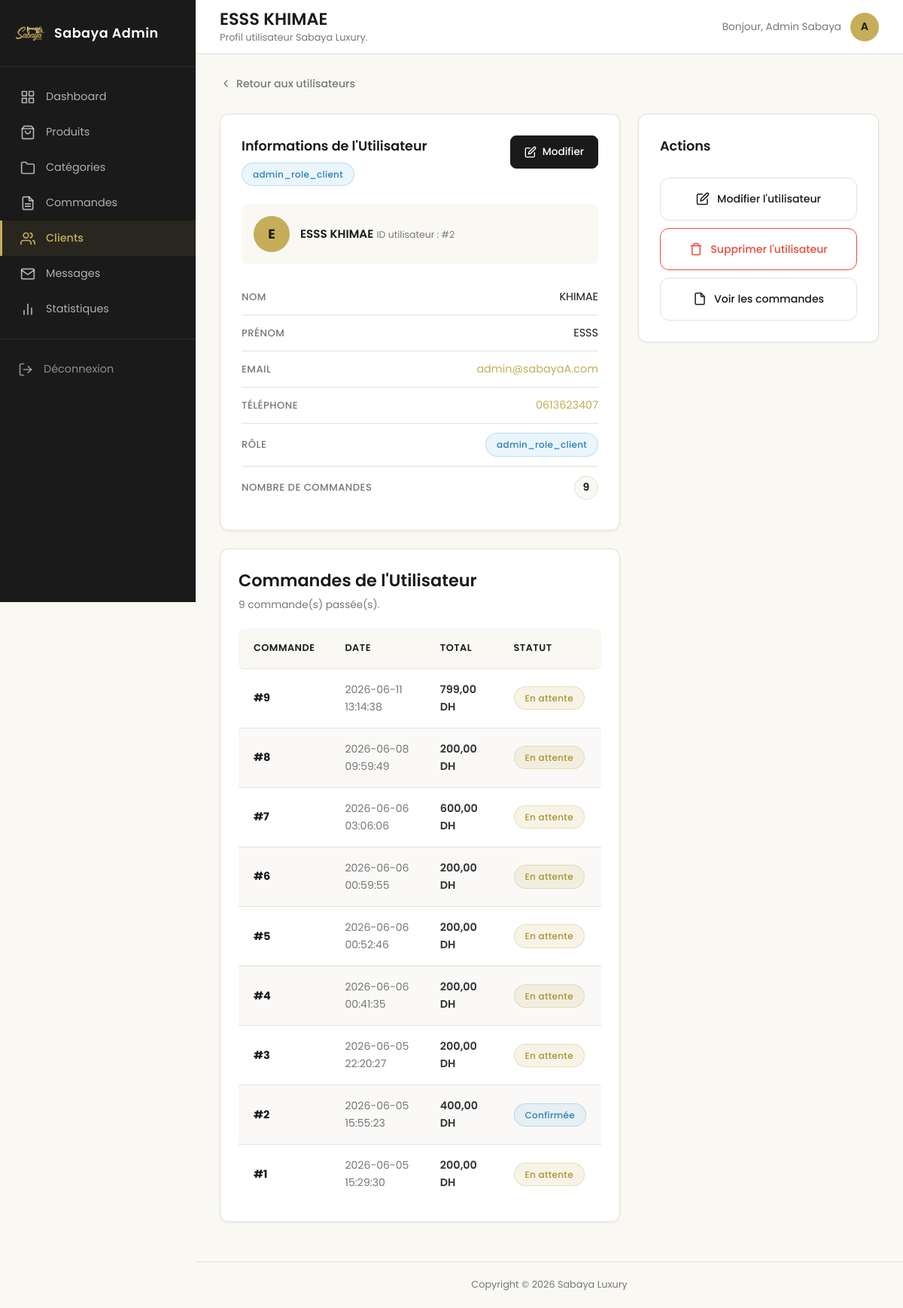
The page /sabaya/admin/users/details.php?id=2 (signed in) on the database its author committed.
### tables this page shows
CREATE TABLE `client` (
  `id_client` int(11) NOT NULL,
  `nom` varchar(100) NOT NULL,
  `prenom` varchar(100) NOT NULL,
  `email` varchar(150) NOT NULL,
  `telephone` varchar(20) NOT NULL,
  `password` varchar(255) NOT NULL,
  `role` enum('admin','client') DEFAULT 'client'
);

CREATE TABLE `commande` (
  `id_commande` int(11) NOT NULL,
  `datecmd` datetime DEFAULT current_timestamp(),
  `statuscmd` varchar(50) DEFAULT 'En attente',
  `id_client` int(11) NOT NULL,
  `total` decimal(10,2) NOT NULL
);

### sabaya/admin/users/details.php (the view, shortened to what the rows shown need)
<?php
require_once '../../models/User.php';
$db = new Database();
$pdo = $db->getConnection();
$userModel = new User($pdo);
$id = (int) $_GET['id'];
$user = $userModel->find($id);
$orderCount = $userModel->getOrderCount($id);
$orders = $userModel->getUserOrders($id);
require_once '../../config/lang.php';
$roleClass = ($user['role'] === 'admin') ? 'role-badge--admin' : 'role-badge--client';
$roleText = ($user['role'] === 'admin') ? t('admin_role_admin') : t('admin_role_client');
?>
<!DOCTYPE html>
<html lang="fr">
<head>
    <link rel="stylesheet" href="../../assets/css/admin.css">
</head>
<body class="admin-dashboard">
    <div class="admin-main-wrapper">
        <header class="admin-top-header">
            <div class="header-title-block">
                <h1><?= htmlspecialchars($user['prenom']) ?> <?= htmlspecialchars($user['nom']) ?></h1>
                <p class="header-subtitle">Profil utilisateur Sabaya Luxury.</p>
            </div>
        </header>
        <main class="admin-content">
            <div class="user-details-grid">
                <div class="user-details-left">
                    <section class="order-info-card" aria-label="Informations de l'utilisateur">
                        <div class="order-info-card-header">
                            <div>
                                <h2>Informations de l'Utilisateur</h2>
                                <span class="role-badge <?= $roleClass ?>"><?= $roleText ?></span>
                            </div>
                        </div>
                        <div class="customer-avatar-block" style="margin-bottom: 20px;">
                            <div class="customer-avatar">
                                <?= strtoupper(substr($user['prenom'] ?? $user['nom'], 0, 1)) ?>
                            </div>
                            <div>
                                <strong class="product-name-text"><?= htmlspecialchars($user['prenom']) ?> <?= htmlspecialchars($user['nom']) ?></strong>
                                <span class="product-ref-text">ID utilisateur : #<?= htmlspecialchars($user['id_client']) ?></span>
                            </div>
                        </div>
                        <dl class="order-info-dl">
                            <div class="order-info-row">
                                <dt>Nom</dt>
                                <dd><?= htmlspecialchars($user['nom']) ?></dd>
                            </div>
                            <div class="order-info-row">
                                <dt>Prénom</dt>
                                <dd><?= htmlspecialchars($user['prenom']) ?></dd>
                            </div>
                            <div class="order-info-row">
                                <dd><a href="mailto:<?= htmlspecialchars($user['email']) ?>" style="word-break:break-all;"><?= htmlspecialchars($user['email']) ?></a></dd>
                            </div>
                            <?php if (!empty($user['telephone'])): ?>
                            <div class="order-info-row">
                                <dt>Téléphone</dt>
                                <dd><a href="tel:<?= htmlspecialchars($user['telephone']) ?>"><?= htmlspecialchars($user['telephone']) ?></a></dd>
                            </div>
                            <?php endif; ?>
                            <div class="order-info-row">
                                <dd><span class="role-badge <?= $roleClass ?>"><?= $roleText ?></span></dd>
                            </div>
                        </dl>
                    </section>
                    <?php if ($orderCount > 0): ?>
                    <section class="products-table-wrapper" aria-label="Commandes de l'utilisateur">
                        <div class="content-header-bar" style="margin-bottom:20px;">
                            <div>
                                <h2>Commandes de l'Utilisateur</h2>
                            </div>
                        </div>
                        <div class="table-responsive">
                            <table class="products-table">
                                <thead>
                                    <tr>
                                        <th scope="col">Commande</th>
                                        <th scope="col">Date</th>
                                        <th scope="col">Total</th>
                                        <th scope="col">Statut</th>
                                    </tr>
                                </thead>
                                <tbody>
                                    <?php foreach ($orders as $order): ?>
                                    <?php
                                    $orderStatusClass = match($order['statuscmd']) {
                                        'En attente' => 'order-badge--pending',
                                        'Confirmée'  => 'order-badge--confirmed',
                                        'Expédiée'   => 'order-badge--shipped',
                                        'Livrée'     => 'order-badge--delivered',
                                        'Annulée'    => 'order-badge--cancelled',
                                        default      => 'order-badge--pending',
                                    };
                                    ?>
                                    <tr>
                                        <td data-label="Commande">
                                            <span class="order-id-cell">#<?= htmlspecialchars($order['id_commande']) ?></span>
                                        </td>
                                        <td data-label="Date">
                                            <span class="order-date-cell"><?= htmlspecialchars($order['datecmd']) ?></span>
                                        </td>
                                        <td data-label="Total" class="product-price-cell">
                                            <?= number_format((float)$order['total'], 2, ',', ' ') ?> DH
                                        </td>
                                        <td data-label="Statut">
                                            <span class="order-badge <?= $orderStatusClass ?>"><?= htmlspecialchars($order['statuscmd']) ?></span>
                                        </td>
                                    </tr>
                                    <?php endforeach; ?>
                                </tbody>
                            </table>
                        </div>
                    </section>
                    <?php endif; ?>
                </div>
                <aside class="user-details-right" aria-label="Actions rapides">
                    <section class="order-info-card">
                        <div class="order-info-card-header" style="margin-bottom:20px;">
                            <h2>Actions</h2>
                        </div>
                    </section>
                </aside>
            </div>
        </main>
    </div>
</body>
</html>

### rows shown on the page
client: prenom "ESSS", nom "KHIMAE", role "admin_role_client", prenom "E", id_client "2", email "admin@sabayaA.com", telephone "0613623407"
commande: id_commande "9", datecmd "2026-06-11 13:14:38", total "799,00", statuscmd "En attente"
commande: id_commande "8", datecmd "2026-06-08 09:59:49", total "200,00", statuscmd "En attente"
commande: id_commande "7", datecmd "2026-06-06 03:06:06", total "600,00", statuscmd "En attente"
commande: id_commande "6", datecmd "2026-06-06 00:59:55", total "200,00", statuscmd "En attente"
commande: id_commande "5", datecmd "2026-06-06 00:52:46", total "200,00", statuscmd "En attente"
commande: id_commande "4", datecmd "2026-06-06 00:41:35", total "200,00", statuscmd "En attente"
commande: id_commande "3", datecmd "2026-06-05 22:20:27", total "200,00", statuscmd "En attente"
commande: id_commande "2", datecmd "2026-06-05 15:55:23", total "400,00", statuscmd "Confirmée"
commande: id_commande "1", datecmd "2026-06-05 15:29:30", total "200,00", statuscmd "En attente"

### other values the page prints
isset($_SESSION['user_name']) ? $_SESSION['user_name'] : 'Admin' "Admin Sabaya"
$orderCount "9"
